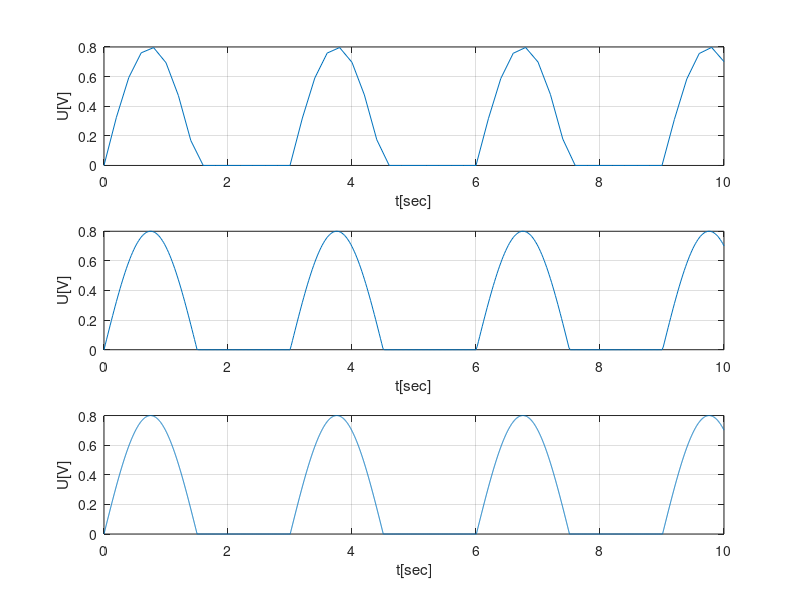

MATLAB code to generate this figure:

t1=0:0.2:10;
d1=0.8*sin(2*pi*0.333*t1);
for i=1:1:length(d1);      
    if d1(i)<0;
        d1(i)=0;
    end
end
subplot(3,1,1)
plot(t1,d1),grid
xlabel('t[sec]')
ylabel('U[V]')



t2=0:0.02:10;
d2=0.8*sin(2*pi*0.333*t2);
for i=1:1:length(d2);
    if d2(i)<0;
        d2(i)=0;
    end
end
subplot(3,1,2)
plot(t2,d2),grid
xlabel('t[sec]')
ylabel('U[V]')


t3=0:0.002:10;
d3=0.8*sin(2*pi*0.333*t3);
for i=1:1:length(d3);
    if d3(i)<0;
        d3(i)=0;
    end
end
subplot(3,1,3)
plot(t3,d3),grid
xlabel('t[sec]')
ylabel('U[V]')
